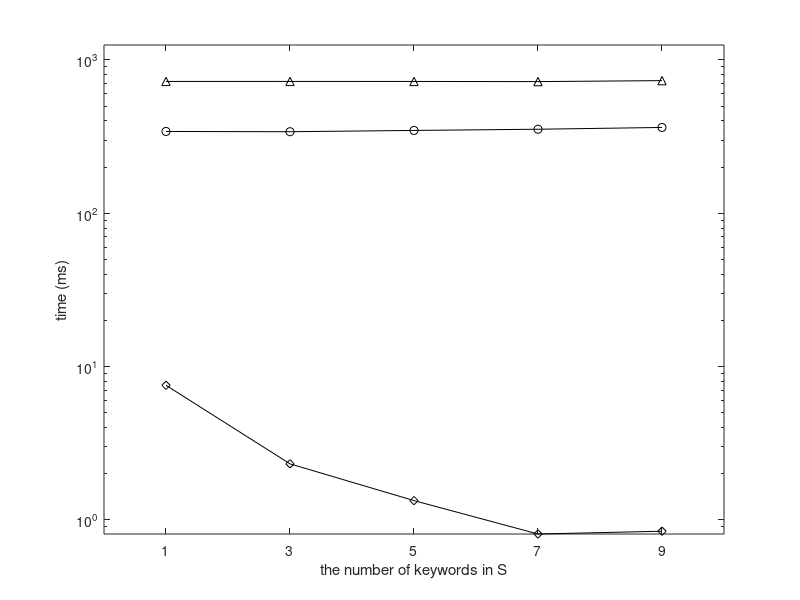

This chart was generated by the following MATLAB code: (Note: this script raises an error after producing the figure.)
set(gcf,'color',[1, 1, 1]);
set(gcf,'unit','centimeters','position',[10 5 9 7]);

x=[1, 2, 3, 4, 5];
y1 = [723.3763591	723.4506528	723.079766	721.4803737	732.1729704];
y2 = [341.2163629	339.9308792	346.5610015	352.8428975	362.4390561];
y3 = [7.547983062	2.319971847	1.335709403	0.80900266	0.843529493];

p1= semilogy(x, y1, '-k^');
hold on;
p2 = semilogy(x, y2, '-ko');
hold on;
p3 = semilogy(x, y3, '-kd');

xlabel('the number of keywords in S');
ylabel('time (ms)');

axis([0.5 5.5 0.0 1250]);

set(gca, 'xtick', 1:5, 'XTickLabel', {'1','3','5','7','9'});
leg=legend('basic-g-v1','basic-w-v1','SW', 2);
set(leg,'edgecolor','white');

set(gca, 'FontSize', 12);
set(get(gca, 'XLabel'), 'FontSize',12);
set(get(gca, 'YLabel'), 'FontSize',12);
set(findall(gcf,'type','line'),'linewidth',1.5);
set(gca, 'LineWidth', 1.5);